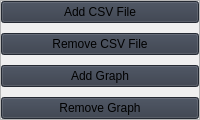
                              <widget class="QFrame" name="data_buttons_frame">
                               <property name="frameShape">
                                <enum>QFrame::Shape::StyledPanel</enum>
                               </property>
                               <property name="frameShadow">
                                <enum>QFrame::Shadow::Raised</enum>
                               </property>
                               <layout class="QVBoxLayout" name="verticalLayout_10">
                                <property name="spacing">
                                 <number>10</number>
                                </property>
                                <property name="leftMargin">
                                 <number>0</number>
                                </property>
                                <property name="topMargin">
                                 <number>0</number>
                                </property>
                                <property name="rightMargin">
                                 <number>0</number>
                                </property>
                                <property name="bottomMargin">
                                 <number>0</number>
                                </property>
                                <item>
                                 <widget class="QPushButton" name="addCSVPushButton">
                                  <property name="styleSheet">
                                   <string notr="true">background-color: rgb(52, 59, 72);</string>
                                  </property>
                                  <property name="text">
                                   <string>Add CSV File</string>
                                  </property>
                                  <property name="icon">
                                   <iconset resource="resources.qrc">
                                    <normaloff>:/icons/images/icons/cil-folder-open.png</normaloff>:/icons/images/icons/cil-folder-open.png</iconset>
                                  </property>
                                 </widget>
                                </item>
                                <item>
                                 <widget class="QPushButton" name="removeCSVPushButton">
                                  <property name="styleSheet">
                                   <string notr="true">background-color: rgb(52, 59, 72);</string>
                                  </property>
                                  <property name="text">
                                   <string>Remove CSV File</string>
                                  </property>
                                  <property name="icon">
                                   <iconset resource="resources.qrc">
                                    <normaloff>:/icons/images/icons/cil-minus.png</normaloff>:/icons/images/icons/cil-minus.png</iconset>
                                  </property>
                                 </widget>
                                </item>
                                <item>
                                 <widget class="QPushButton" name="addGraphPushButton">
                                  <property name="styleSheet">
                                   <string notr="true">background-color: rgb(52, 59, 72);</string>
                                  </property>
                                  <property name="text">
                                   <string>Add Graph</string>
                                  </property>
                                  <property name="icon">
                                   <iconset resource="resources.qrc">
                                    <normaloff>:/icons/images/icons/cil-plus.png</normaloff>:/icons/images/icons/cil-plus.png</iconset>
                                  </property>
                                 </widget>
                                </item>
                                <item>
                                 <widget class="QPushButton" name="removePushButton">
                                  <property name="styleSheet">
                                   <string notr="true">background-color: rgb(52, 59, 72);</string>
                                  </property>
                                  <property name="text">
                                   <string>Remove Graph</string>
                                  </property>
                                  <property name="icon">
                                   <iconset resource="resources.qrc">
                                    <normaloff>:/icons/images/icons/cil-minus.png</normaloff>:/icons/images/icons/cil-minus.png</iconset>
                                  </property>
                                 </widget>
                                </item>
                               </layout>
                              </widget>
